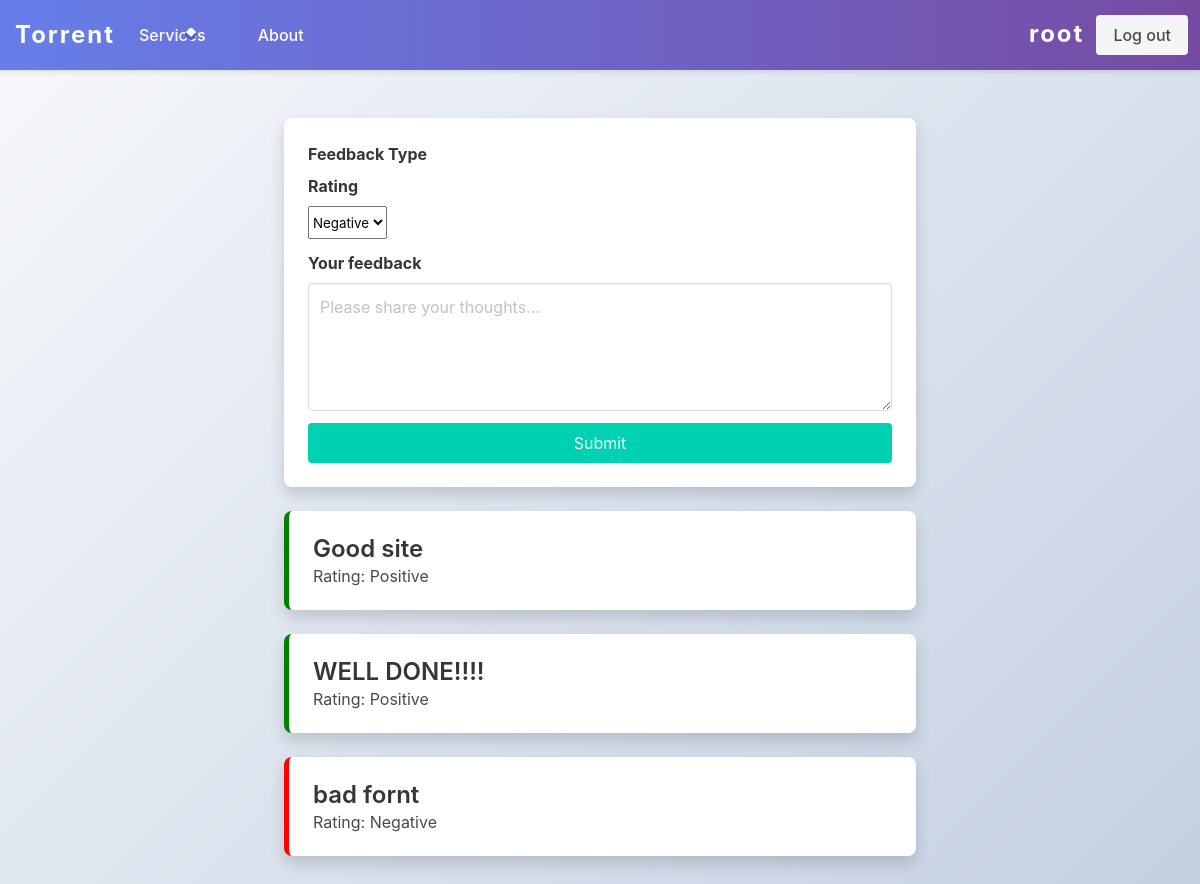
The app's page /feedback/ (signed in) with its own data.
### tables this page shows
CREATE TABLE users (
      user_id INTEGER PRIMARY KEY AUTOINCREMENT UNIQUE,
      username TEXT NOT NULL UNIQUE,
      password TEXT NOT NULL
);

CREATE TABLE feedback (
    feedback_id INTEGER PRIMARY KEY AUTOINCREMENT,
    user_id INTEGER NOT NULL,
    text TEXT NOT NULL,
    rating INTEGER NOT NULL,
    FOREIGN KEY (user_id) REFERENCES users (user_id) ON DELETE CASCADE
);

### app/routes/feedback.py (the view)
@app.get("/feedback/")
@login_required
def get_feedback():
    form = FeedbackForm()
    form.rating.choices = [(1, "Negative"), (2, "Positive")]
    connection = get_db_connection()
    feedback = connection.execute(
        "SELECT f.feedback_id, f.text, f.rating, u.username FROM feedback f "
        "JOIN users u ON f.user_id = u.user_id"
    ).fetchall()
    connection.close()
    return render_template("feedback.html", form=form, feedbacks=feedback)

### app/forms/feedback.py
class FeedbackForm(FlaskForm):
    text = TextAreaField("Your feedback", validators=[validators.InputRequired()], render_kw={"placeholder": "Input your feedback here..."})
    rating = SelectField("Rating")
    submit = SubmitField("Submit")

### app/routes/auth.py (called while the page is built)
@login_manager.user_loader
def load_user(user_id):
    conn = get_db_connection()
    curs = conn.cursor()
    curs.execute("SELECT * FROM users WHERE user_id = ?", (user_id,))
    user = curs.fetchone()
    conn.close()
    if user:
        return User(user_id=user[0], username=user[1], password=user[2])
    return None

### connection.py (called while the page is built)
def get_db_connection():
    connection = sqlite3.connect("database.db", timeout=5)
    connection.row_factory = sqlite3.Row
    return connection

### app/templates/feedback.html (shortened to what this page needs)
{% extends "base.html" %}
{% block head %}
    <link rel="stylesheet" href="../static/css/feedback.css">
{% endblock %}
{% block content %}
<section class="section">
    <div class="container">
        <div class="columns is-centered">
            <div class="column is-8">
                <div class="card feedback-card fade-in">
                    <div class="card-content">
                        <form action="{{ url_for('post_add_feedback') }}" method="POST">
                            <div class="field">
                                <label class="label">Feedback Type</label>
                                <div class="control">
                                    {{ form.rating.label(class="label") }}
                                    {{ form.rating(class="select") }}
                                </div>
                            </div>
                            <div class="field">
                                <div class="control">
                                    {{ form.text.label(class="label") }}
                                    {{ form.text(class="textarea", placeholder="Please share your thoughts...") }}
                                </div>
                            </div>
                            <div class="field">
                                <div class="control">
                                    <button class="button is-primary is-fullwidth" type="submit">{{ form.submit.label.text }}</button>
                                </div>
                            </div>
                        </form>
                    </div>
                </div>
            </div>
        </div>
        <div class="columns is-centered">
            <div class="column is-8">
                {% for feedback in feedbacks %}
                    <div class="card feedback-card fade-in {% if feedback['rating'] == 2 %}positive-feedback{% else %}negative-feedback{% endif %}">
                        <div class="card-content">
                            <p class="title is-4">{{ feedback['text'] }}</p>
                            <p class="subtitle is-6">Rating: {% if feedback['rating'] == 2 %}Positive{% else %}Negative{% endif %}</p>
                        </div>
                    </div>
                    <br>
                {% endfor %}
            </div>
        </div>
    </div>
</section>
{% endblock %}

### app/templates/base.html (shortened to what this page needs)
<!DOCTYPE html>
<html lang="en">
<head>
  <link rel="stylesheet" href="https://cdn.jsdelivr.net/npm/bulma@0.9.4/css/bulma.min.css">
  <link rel="stylesheet" href="../static/css/style.css">
  {% block head %}{% endblock %}
</head>
<body>
{% block navbar %}
  <nav class="navbar is-transparent" role="navigation" aria-label="main navigation">
    <div class="container">
      <div class="navbar-brand">
        <a class="navbar-item logo" href="{{ url_for('get_games') }}">
          <span class="logo-text">Torrent</span>
        </a>
      </div>
          <div class="navbar-item has-dropdown is-hoverable">
            <a class="navbar-link nav-link">
              Services
            </a>
          </div>
          <a class="navbar-item nav-link" href="{{ url_for('get_about') }}">
            About
          </a>
        </div>
        <div class="navbar-end">
          <div class="navbar-item">
              <div class="buttons">
                  {% if session.get('username') %}
                      <span class="navbar-item">
                          <strong class="user-text">{{ session['username'] }}</strong>
                      </span>
                      <a class="button is-light animated-button" href="{{ url_for('get_logout') }}">
                          Log out
                      </a>
                  {% endif %}
              </div>
            </div>
        </div>
  </nav>
{% endblock %}
<section class="hero is-fullheight-with-navbar">
  {% block content %}
  {% endblock content %}
</section>
</body>
</html>

### app/static/css/style.css (style rules this page uses)
.navbar { box-shadow: 0 2px 5px rgba(0, 0, 0, 0.1); transition: all 0.3s ease; background: linear-gradient(90deg, #667eea 0%, #764ba2 100%); }
.navbar-item, .navbar-link { color: white !important; font-weight: 500; transition: all 0.3s ease; }
.logo { position: relative; overflow: hidden; }
.logo-text { font-size: 1.5rem; font-weight: 700; letter-spacing: 2px; color: white; }
.user-text { font-size: 1.5rem; font-weight: 700; letter-spacing: 2px; color: white; margin-bottom: 10px; }
.logo::after { content: ''; position: absolute; bottom: 0; left: 0; width: 0; height: 2px; background-color: white; transition: width 0.3s ease; }
.nav-link { position: relative; }
.nav-link::after { content: ''; position: absolute; bottom: 10px; left: 50%; width: 0; height: 2px; background-color: white; transition: all 0.3s ease; transform: translateX(-50%); }
.animated-button { transition: all 0.3s ease; overflow: hidden; position: relative; z-index: 1; }
.animated-button::before { content: ''; position: absolute; top: 0; left: -100%; width: 100%; height: 100%; background: rgba(255, 255, 255, 0.2); transition: all 0.3s ease; z-index: -1; }
.hero { background: linear-gradient(135deg, #f5f7fa 0%, #c3cfe2 100%); }

### app/static/css/feedback.css (style rules this page uses)
.feedback-card { border-radius: 0.5rem; box-shadow: 0 0.5rem 1rem rgba(0, 0, 0, 0.15); }
.fade-in { opacity: 0; transform: translateY(20px); transition: opacity 0.5s ease, transform 0.5s ease; }
.fade-in.is-visible { opacity: 1; transform: translateY(0); }
.positive-feedback { border-left: 5px solid green; }
.negative-feedback { border-left: 5px solid red; }

### records on screen
users: username "root"
feedback: text "Good site", rating "Positive"
feedback: text "WELL DONE!!!!", rating "Positive"
feedback: text "bad fornt", rating "Negative"
